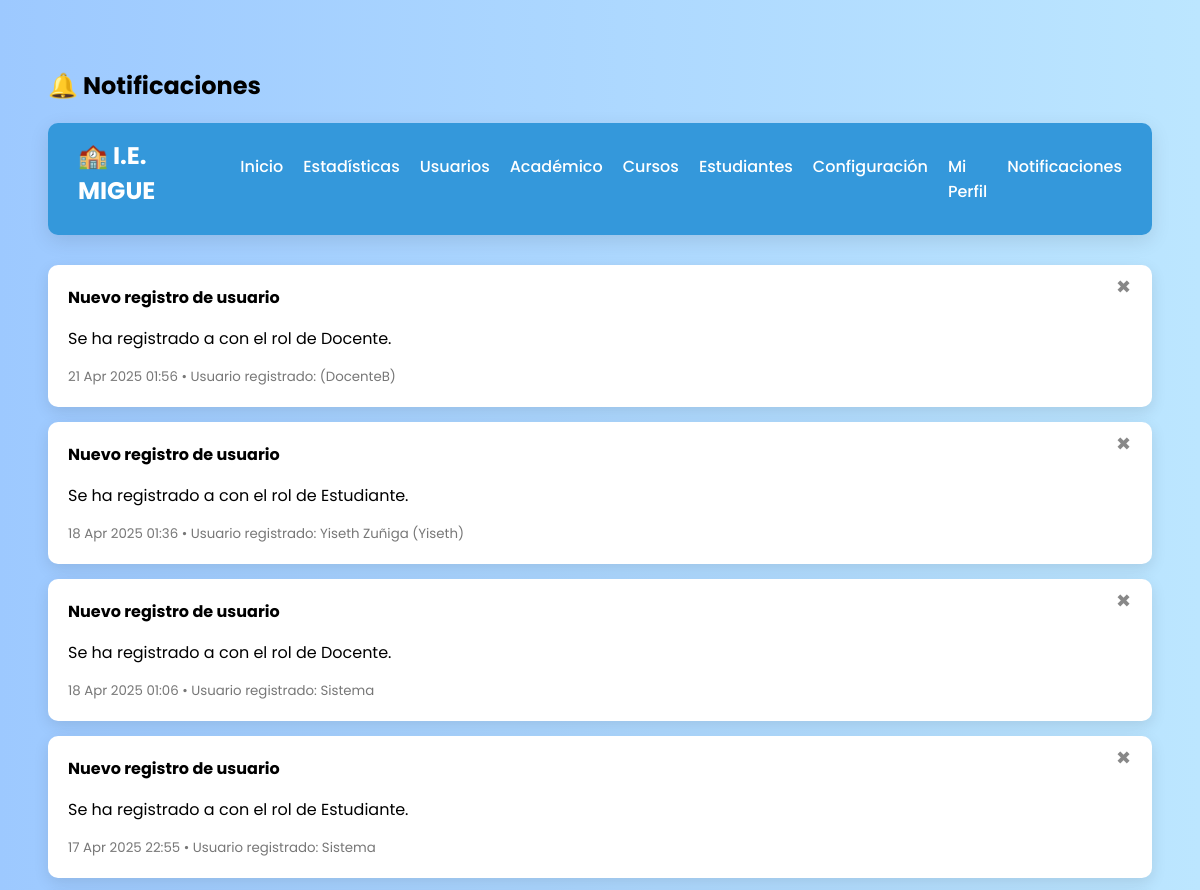
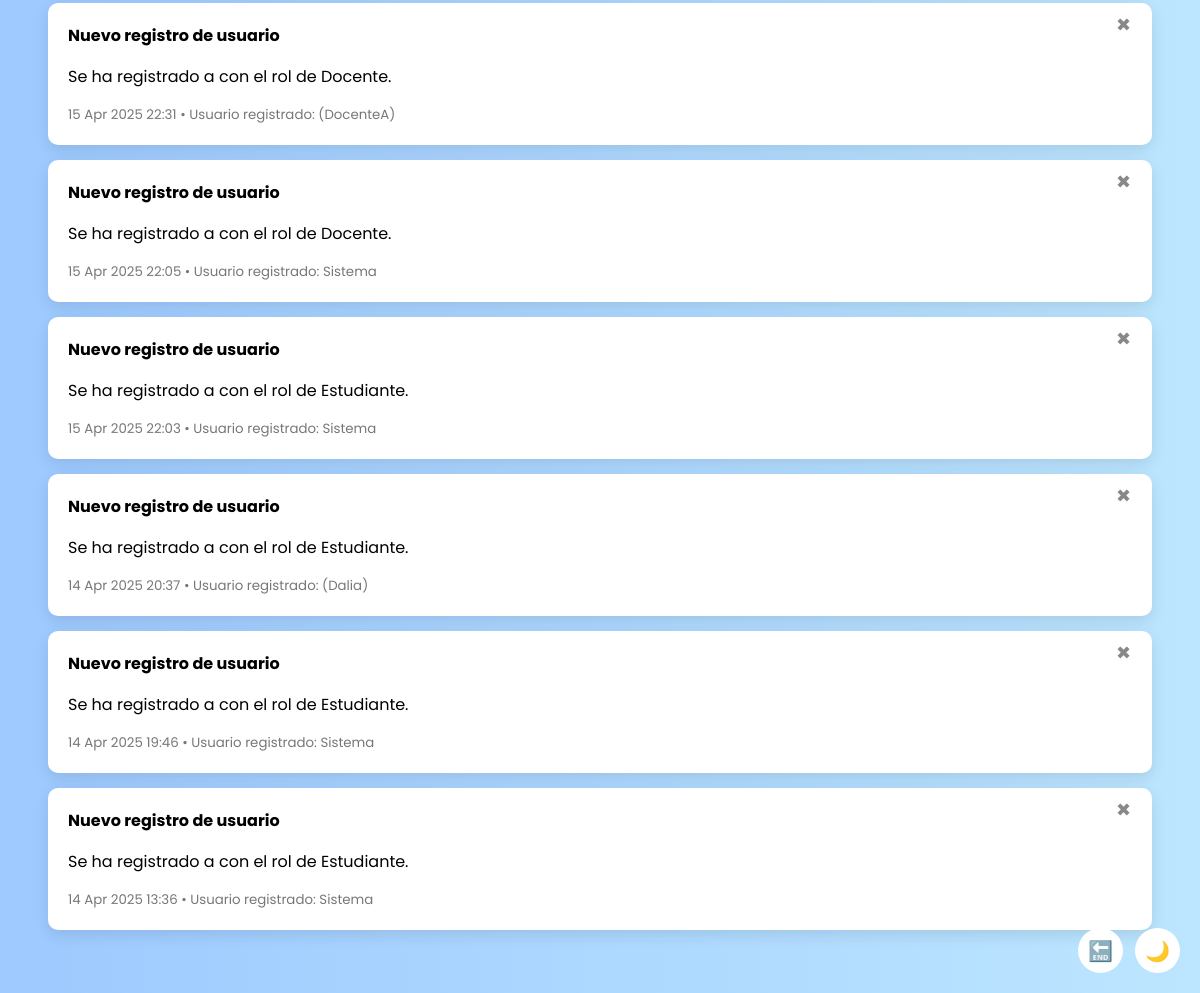
Page /notificaciones/ on the earlier database version (2 pictures, top to bottom).
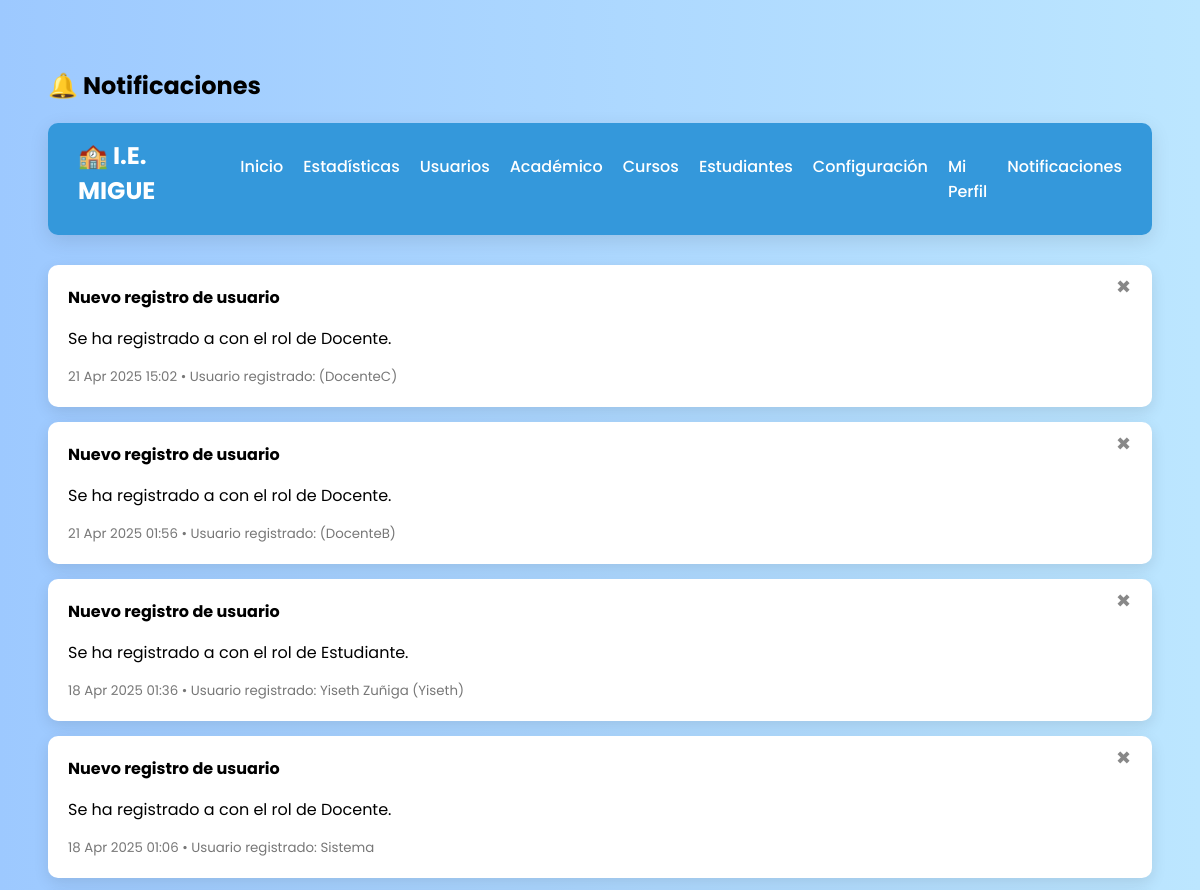
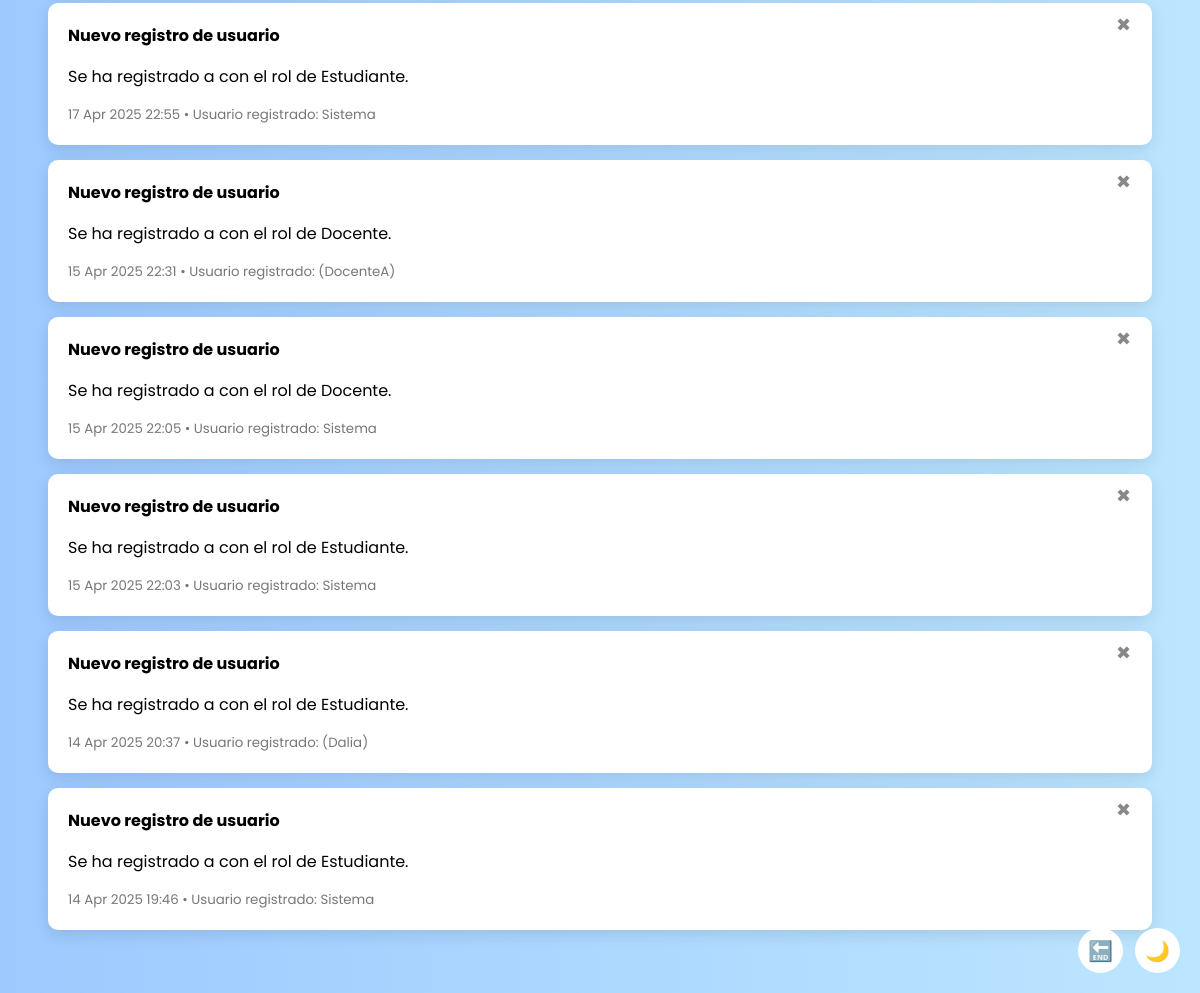
Same page on the later database version (2 pictures, top to bottom).
### usuarios/models.py (models this page shows, shortened)
class Notificacion(models.Model):
    TIPO_CHOICES = [
        ('info', 'Información'),
        ('advertencia', 'Advertencia'),
        ('mensaje', 'Mensaje'),
    ]
    titulo = models.CharField(max_length=100)
    contenido = models.TextField()
    tipo = models.CharField(max_length=20, choices=TIPO_CHOICES, default='info')
    fecha = models.DateTimeField(auto_now_add=True)
    usuario = models.ForeignKey(User, on_delete=models.SET_NULL, null=True, blank=True, related_name='notificaciones_creadas')
    usuario_afectado = models.ForeignKey(User, on_delete=models.SET_NULL, null=True, blank=True, related_name='notificaciones_recibidas')
    eliminada = models.BooleanField(default=False)

### usuarios/views.py (the view)
# urls.py: path('notificaciones/', views.notificaciones, name='notificaciones'),
def notificaciones(request):
    lista = Notificacion.objects.filter(eliminada=False).order_by('-fecha')
    paginator = Paginator(lista, 10)
    page_number = request.GET.get('page')
    page_obj = paginator.get_page(page_number)
    restaurado = request.GET.get('restaurado')
    return render(request, 'usuarios/notificaciones.html', {
        'notificaciones': page_obj,
        'restaurado': restaurado
    })

### usuarios/templates/usuarios/notificaciones.html (shortened to what this page needs)
{% load static %}
<!DOCTYPE html>
<html lang="es">
<head>
</head>
<body>
<h2>🔔 Notificaciones</h2>
<nav class="navbar">
  <div class="logo">🏫 I.E. MIGUE</div>
  <ul class="nav-links">
    <li><a href="{% url 'panel_admin' %}">Inicio</a></li>
    <li><a href="{% url 'estadisticas' %}">Estadísticas</a></li>
    <li><a href="{% url 'lista_usuarios' %}">Usuarios</a></li>
    <li><a href="{% url 'gestion_academica' %}">Académico</a></li>
    <li><a href="{% url 'gestionar_cursos' %}">Cursos</a></li>
    <li><a href="{% url 'ver_estudiantes' %}">Estudiantes</a></li>
    <li><a href="{% url 'configuracion' %}">Configuración</a></li>
    <li><a href="{% url 'perfil_admin' %}">Mi Perfil</a></li>
    <li><a href="{% url 'notificaciones' %}">Notificaciones</a></li>
  </ul>
</nav>
{% for n in notificaciones %}
  <div class="notificacion"
    id="noti-{{ n.id }}"
    onclick="mostrarDesdeAtributos(this)"
    data-titulo="{{ n.titulo|escapejs }}"
    data-contenido="{{ n.contenido|escapejs }}"
    data-fecha="{{ n.fecha|date:'d/m/Y H:i' }}"
    data-usuario="{% if n.usuario_afectado %}{{ n.usuario_afectado.first_name|default_if_none:'' }} {{ n.usuario_afectado.last_name|default_if_none:'' }} ({{ n.usuario_afectado.username }}){% else %}Sistema{% endif %}"
    data-correo="{% if n.usuario_afectado and n.usuario_afectado.email %}{{ n.usuario_afectado.email|escapejs }}{% else %}-{% endif %}">
    <button onclick="event.stopPropagation(); eliminarNotificacion({{ n.id }}, '{{ n.titulo|escapejs }}')"
       title="Eliminar"
       style="position: absolute; top: 10px; right: 15px; background: none; border: none; font-size: 18px; color: #888; cursor: pointer;">✖</button>
    <strong>{{ n.titulo }}</strong>
    <p>{{ n.contenido }}</p>
    <small>{{ n.fecha|date:"d M Y H:i" }} • Usuario registrado:
      {% if n.usuario_afectado %}
        {{ n.usuario_afectado.first_name }} {{ n.usuario_afectado.last_name }} ({{ n.usuario_afectado.username }})
      {% else %}
        Sistema
      {% endif %}
    </small>
  </div>
{% empty %}
  <p>No hay notificaciones por el momento.</p>
{% endfor %}
<div class="floating-buttons">
  <form method="POST" action="{% url 'logout' %}">
    <button class="icon-button" title="Cerrar sesión">🔚</button>
  </form>
  <button class="icon-button" onclick="toggleDarkMode()" title="Modo oscuro/claro" id="darkToggle">🌙</button>
</div>
</body>
</html>

### usuarios/templates/usuarios/notificaciones.html (style rules this page uses)
body { font-family: 'Poppins', sans-serif; background: linear-gradient(to right, #9dc9ff, #bce6ff); padding: 40px; min-height: 100vh; transition: background 0.4s; }
.navbar { display: flex; justify-content: space-between; background-color: #3498db; padding: 15px 30px; border-radius: 10px; margin-bottom: 30px; box-shadow: 0 6px 20px rgba(0, 0, 0, 0.1); position: relative; }
.navbar .logo { color: white; font-size: 1.5rem; font-weight: bold; }
.navbar .nav-links { list-style: none; display: flex; gap: 20px; }
.navbar .nav-links li a { color: white; text-decoration: none; font-weight: 500; }
.notificacion { background-color: white; padding: 20px; border-radius: 10px; margin-bottom: 15px; box-shadow: 0 5px 15px rgba(0, 0, 0, 0.1); position: relative; cursor: pointer; }
.notificacion small { display: block; margin-top: 8px; color: #777; }
.icon-button { background: white; border: none; border-radius: 50%; width: 45px; height: 45px; font-size: 20px; display: flex; align-items: center; justify-content: center; cursor: pointer; }
.floating-buttons { position: fixed; bottom: 20px; right: 20px; display: flex; gap: 12px; }

Differences in the rows shown:
no longer on this page (row unchanged): Notificacion: titulo "Nuevo registro de usuario", contenido "Se ha registrado a con el rol de Estudiante.", fecha "14 Apr 2025 13:36", shows "Sistema"
added Notificacion: titulo "Nuevo registro de usuario", contenido "Se ha registrado a con el rol de Docente.", fecha "21 Apr 2025 15:02", usuario_afectado.username "DocenteC"
